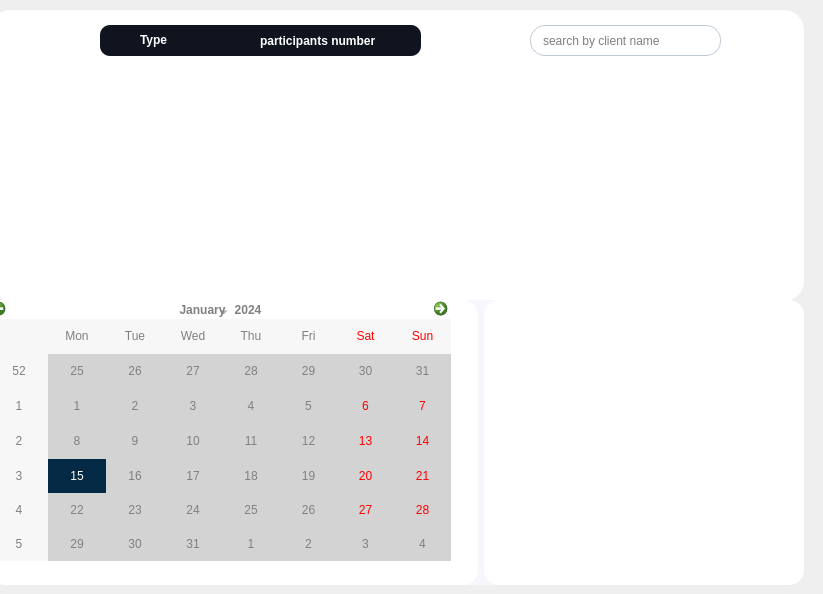
           <widget class="QWidget" name="page_13">
            <widget class="QWidget" name="table_3" native="true">
             <property name="geometry">
              <rect>
               <x>-10</x>
               <y>10</y>
               <width>814</width>
               <height>291</height>
              </rect>
             </property>
             <property name="styleSheet">
              <string notr="true">background-color:white ; 
border-radius:20px ; 
</string>
             </property>
             <widget class="QTableView" name="tableView_3">
              <property name="geometry">
               <rect>
                <x>40</x>
                <y>80</y>
                <width>731</width>
                <height>171</height>
               </rect>
              </property>
              <property name="sizePolicy">
               <sizepolicy hsizetype="Preferred" vsizetype="Preferred">
                <horstretch>0</horstretch>
                <verstretch>0</verstretch>
               </sizepolicy>
              </property>
              <property name="cursor" stdset="0">
               <cursorShape>PointingHandCursor</cursorShape>
              </property>
              <property name="styleSheet">
               <string notr="true">QTableView {
    color: black;
    gridline-color: black;
    border-color: rgb(242, 128, 133);
    font: 10px;
	selection-background-color:#4AC7EA ;
}
QHeaderView::section {
    background-color: #0F141E;
    color: white;
    height: 35px;
    font: 14px;
}
</string>
              </property>
              <property name="verticalScrollBarPolicy">
               <enum>Qt::ScrollBarAsNeeded</enum>
              </property>
              <property name="horizontalScrollBarPolicy">
               <enum>Qt::ScrollBarAsNeeded</enum>
              </property>
              <property name="sizeAdjustPolicy">
               <enum>QAbstractScrollArea::AdjustToContents</enum>
              </property>
              <property name="editTriggers">
               <set>QAbstractItemView::NoEditTriggers</set>
              </property>
              <property name="showGrid">
               <bool>true</bool>
              </property>
              <property name="gridStyle">
               <enum>Qt::SolidLine</enum>
              </property>
              <property name="sortingEnabled">
               <bool>true</bool>
              </property>
              <attribute name="horizontalHeaderDefaultSectionSize">
               <number>100</number>
              </attribute>
             </widget>
             <widget class="QPushButton" name="add_formation">
              <property name="geometry">
               <rect>
                <x>20</x>
                <y>20</y>
                <width>21</width>
                <height>21</height>
               </rect>
              </property>
              <property name="cursor">
               <cursorShape>PointingHandCursor</cursorShape>
              </property>
              <property name="styleSheet">
               <string notr="true">#add_formation {
	image: url(:/icons/tsawer/plus.svg);
}
#add_formation::hover {
	image:url(:/icons/tsawer/plus_hover.svg);
}</string>
              </property>
              <property name="text">
               <string/>
              </property>
             </widget>
             <widget class="QLineEdit" name="search_formation">
              <property name="geometry">
               <rect>
                <x>540</x>
                <y>15</y>
                <width>191</width>
                <height>31</height>
               </rect>
              </property>
              <property name="cursor">
               <cursorShape>IBeamCursor</cursorShape>
              </property>
              <property name="styleSheet">
               <string notr="true">QLineEdit {
 	background-color:transparent ;
	border-radius:15px ; 
	border:1px solid #BFC9D3; 
	padding : 0 40px 0 10px ; 
} </string>
              </property>
              <property name="placeholderText">
               <string>search by client name</string>
              </property>
             </widget>
             <widget class="QPushButton" name="search_button_f">
              <property name="geometry">
               <rect>
                <x>700</x>
                <y>15</y>
                <width>21</width>
                <height>31</height>
               </rect>
              </property>
              <property name="cursor">
               <cursorShape>PointingHandCursor</cursorShape>
              </property>
              <property name="styleSheet">
               <string notr="true">QPushButton {	
	background-color: transparent ;
	border-radius:20px ; 
	
	image: url(:/icons/tsawer/search.svg);
} 

</string>
              </property>
              <property name="text">
               <string/>
              </property>
             </widget>
             <widget class="QPushButton" name="tri_formation">
              <property name="geometry">
               <rect>
                <x>80</x>
                <y>20</y>
                <width>21</width>
                <height>21</height>
               </rect>
              </property>
              <property name="cursor">
               <cursorShape>PointingHandCursor</cursorShape>
              </property>
              <property name="styleSheet">
               <string notr="true">QPushButton {
	image: url(:/icons/tsawer/filter.svg);
}
QPushButton::hover {
	image: url(:/icons/tsawer/filter_hover.svg);
}</string>
              </property>
              <property name="text">
               <string/>
              </property>
             </widget>
             <widget class="QWidget" name="tri_bar_formation" native="true">
              <property name="enabled">
               <bool>true</bool>
              </property>
              <property name="geometry">
               <rect>
                <x>110</x>
                <y>15</y>
                <width>321</width>
                <height>31</height>
               </rect>
              </property>
              <property name="styleSheet">
               <string notr="true">QWidget {
 	background-color:#0F141E ;
	border-radius:10px ; 
	padding : 0 40px 0 10px ; 
}</string>
              </property>
              <widget class="QRadioButton" name="tri_typefor">
               <property name="geometry">
                <rect>
                 <x>10</x>
                 <y>5</y>
                 <width>111</width>
                 <height>20</height>
                </rect>
               </property>
               <property name="styleSheet">
                <string notr="true">QRadioButton{
	background-color:transparent ; 
	color:white ; 
	border:0px ; 
	font-weight :bold ; 
}</string>
               </property>
               <property name="text">
                <string>Type</string>
               </property>
               <property name="checkable">
                <bool>true</bool>
               </property>
              </widget>
              <widget class="QRadioButton" name="tri_nbrfor">
               <property name="geometry">
                <rect>
                 <x>130</x>
                 <y>5</y>
                 <width>211</width>
                 <height>21</height>
                </rect>
               </property>
               <property name="styleSheet">
                <string notr="true">QRadioButton{
	background-color:transparent ; 
	color:white ; 
	border:0px ; 
	font-weight :bold ; 
}</string>
               </property>
               <property name="text">
                <string>participants number</string>
               </property>
              </widget>
             </widget>
             <widget class="QPushButton" name="pdf_formation">
              <property name="geometry">
               <rect>
                <x>50</x>
                <y>20</y>
                <width>21</width>
                <height>21</height>
               </rect>
              </property>
              <property name="cursor">
               <cursorShape>PointingHandCursor</cursorShape>
              </property>
              <property name="styleSheet">
               <string notr="true">QPushButton {
	image: url(:/icons/tsawer/download.svg);
}
QPushButton::hover {
	
	image: url(:/icons/tsawer/download_hover.svg);
}</string>
              </property>
              <property name="text">
               <string/>
              </property>
             </widget>
             <widget class="QPushButton" name="mailing">
              <property name="geometry">
               <rect>
                <x>440</x>
                <y>20</y>
                <width>93</width>
                <height>28</height>
               </rect>
              </property>
              <property name="styleSheet">
               <string notr="true">#mailing {
	image: url(:/icons/tsawer/mail.svg);
}
#mailing::hover {
	image:url(:/icons/tsawer/mail.svg);
}</string>
              </property>
              <property name="text">
               <string/>
              </property>
             </widget>
             <widget class="QPushButton" name="star">
              <property name="geometry">
               <rect>
                <x>740</x>
                <y>20</y>
                <width>93</width>
                <height>28</height>
               </rect>
              </property>
              <property name="styleSheet">
               <string notr="true">#star {
	image: url(:/icons/tsawer/star.svg);
}
#star::hover {
	image:url(:/icons/tsawer/star.svg);
}</string>
              </property>
              <property name="text">
               <string/>
              </property>
             </widget>
            </widget>
            <widget class="QWidget" name="others_4" native="true">
             <property name="geometry">
              <rect>
               <x>-10</x>
               <y>300</y>
               <width>814</width>
               <height>285</height>
              </rect>
             </property>
             <property name="maximumSize">
              <size>
               <width>16777215</width>
               <height>285</height>
              </size>
             </property>
             <property name="styleSheet">
              <string notr="true">background-color:#F7F6FC   ; 
border-radius:20px ; 
</string>
             </property>
             <layout class="QHBoxLayout" name="horizontalLayout_13">
              <item>
               <widget class="QWidget" name="widget_11" native="true">
                <property name="styleSheet">
                 <string notr="true">background-color:white ; 
border-radius:15px ; </string>
                </property>
                <widget class="QCalendarWidget" name="calendarFomation_2">
                 <property name="geometry">
                  <rect>
                   <x>0</x>
                   <y>0</y>
                   <width>461</width>
                   <height>261</height>
                  </rect>
                 </property>
                 <property name="styleSheet">
                  <string notr="true">QCalendarWidget QAbstractItemView
{ 
    selection-background-color: #042944; 
    selection-color: white;
}
QCalendarWidget QWidget 
{
  color:grey;
}
QCalendarWidget QTableView
{
    border-width:0px;
    background-color:lightgrey;
}</string>
                 </property>
                </widget>
               </widget>
              </item>
              <item>
               <widget class="QWidget" name="donut_5" native="true">
                <property name="maximumSize">
                 <size>
                  <width>320</width>
                  <height>16777215</height>
                 </size>
                </property>
                <property name="styleSheet">
                 <string notr="true">background-color:white ; 
border-radius:15px ; </string>
                </property>
                <layout class="QHBoxLayout" name="horizontalLayout_14">
                 <item>
                  <layout class="QHBoxLayout" name="horizontalLayout_15">
                   <item>
                    <widget class="QLabel" name="donut_6">
                     <property name="styleSheet">
                      <string notr="true">#username {
	background-color:transparent ; 
	color:black ; 
	font-size:13px ; 
}</string>
                     </property>
                     <property name="text">
                      <string/>
                     </property>
                    </widget>
                   </item>
                  </layout>
                 </item>
                </layout>
               </widget>
              </item>
             </layout>
            </widget>
           </widget>
